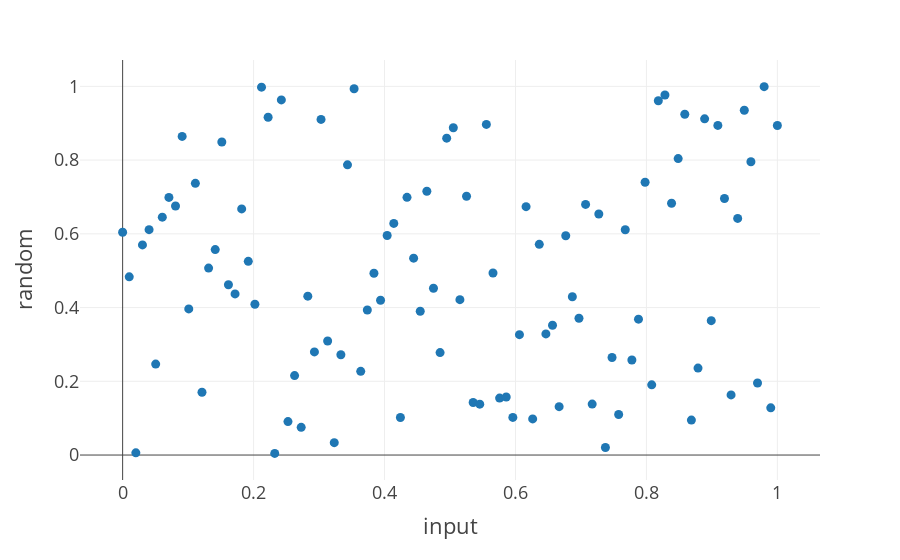

The notebook cell saved with this chart:
### Code cell
two_columns = ["input", "random"]
ex.scatter(data, x=two_columns[0], y=two_columns[1])
